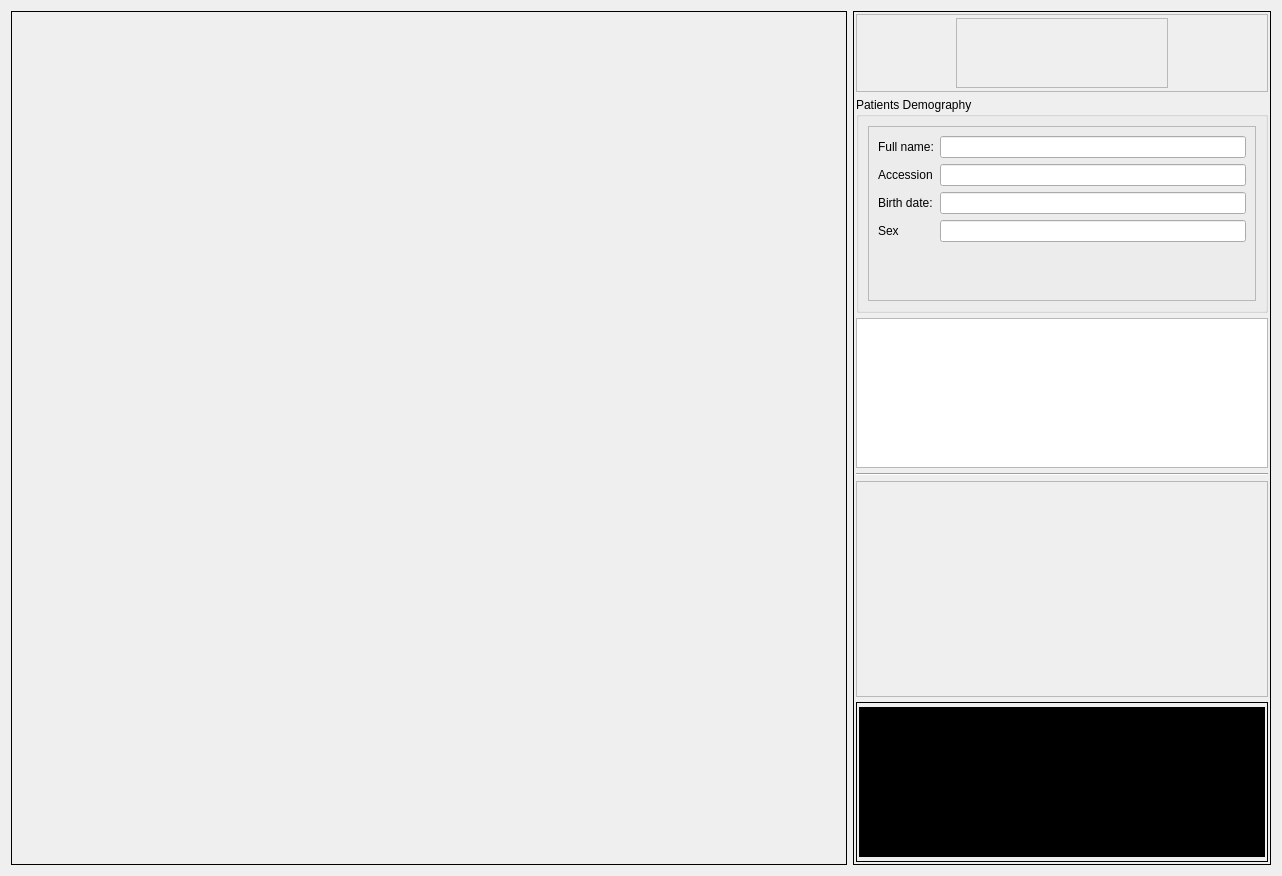
<?xml version="1.0" encoding="UTF-8"?>
<ui version="4.0">
 <class>ExaminationDialog</class>
 <widget class="QDialog" name="ExaminationDialog">
  <property name="geometry">
   <rect>
    <x>0</x>
    <y>0</y>
    <width>1282</width>
    <height>876</height>
   </rect>
  </property>
  <property name="windowTitle">
   <string>Exposure Dialog</string>
  </property>
  <layout class="QHBoxLayout" name="horizontalLayout">
   <item>
    <widget class="QFrame" name="displayFrame">
     <property name="sizePolicy">
      <sizepolicy hsizetype="Preferred" vsizetype="Preferred">
       <horstretch>4</horstretch>
       <verstretch>0</verstretch>
      </sizepolicy>
     </property>
     <property name="frameShape">
      <enum>QFrame::Panel</enum>
     </property>
     <property name="frameShadow">
      <enum>QFrame::Plain</enum>
     </property>
     <layout class="QVBoxLayout" name="verticalLayout"/>
    </widget>
   </item>
   <item>
    <widget class="QFrame" name="sideFrame">
     <property name="sizePolicy">
      <sizepolicy hsizetype="Preferred" vsizetype="Preferred">
       <horstretch>2</horstretch>
       <verstretch>0</verstretch>
      </sizepolicy>
     </property>
     <property name="frameShape">
      <enum>QFrame::Panel</enum>
     </property>
     <property name="frameShadow">
      <enum>QFrame::Plain</enum>
     </property>
     <layout class="QVBoxLayout" name="verticalLayout_2">
      <property name="spacing">
       <number>5</number>
      </property>
      <property name="leftMargin">
       <number>2</number>
      </property>
      <property name="topMargin">
       <number>2</number>
      </property>
      <property name="rightMargin">
       <number>2</number>
      </property>
      <property name="bottomMargin">
       <number>2</number>
      </property>
      <item>
       <widget class="QFrame" name="titleFrame">
        <property name="maximumSize">
         <size>
          <width>16777215</width>
          <height>80</height>
         </size>
        </property>
        <property name="frameShape">
         <enum>QFrame::StyledPanel</enum>
        </property>
        <property name="frameShadow">
         <enum>QFrame::Raised</enum>
        </property>
        <layout class="QHBoxLayout" name="horizontalLayout_2">
         <property name="topMargin">
          <number>3</number>
         </property>
         <property name="bottomMargin">
          <number>3</number>
         </property>
         <item>
          <spacer name="iconhorizontalSpacerLeft">
           <property name="orientation">
            <enum>Qt::Horizontal</enum>
           </property>
           <property name="sizeType">
            <enum>QSizePolicy::Minimum</enum>
           </property>
           <property name="sizeHint" stdset="0">
            <size>
             <width>90</width>
             <height>20</height>
            </size>
           </property>
          </spacer>
         </item>
         <item>
          <widget class="QFrame" name="frame">
           <property name="minimumSize">
            <size>
             <width>0</width>
             <height>70</height>
            </size>
           </property>
           <property name="styleSheet">
            <string notr="true">image: url(:/assets/images/_72_radiation_sign.png);</string>
           </property>
           <property name="frameShape">
            <enum>QFrame::StyledPanel</enum>
           </property>
           <property name="frameShadow">
            <enum>QFrame::Raised</enum>
           </property>
          </widget>
         </item>
         <item>
          <spacer name="iconhorizontalSpacerRight">
           <property name="orientation">
            <enum>Qt::Horizontal</enum>
           </property>
           <property name="sizeType">
            <enum>QSizePolicy::Minimum</enum>
           </property>
           <property name="sizeHint" stdset="0">
            <size>
             <width>90</width>
             <height>20</height>
            </size>
           </property>
          </spacer>
         </item>
        </layout>
       </widget>
      </item>
      <item>
       <widget class="ctkCollapsibleGroupBox" name="patientDemographyBox">
        <property name="sizePolicy">
         <sizepolicy hsizetype="Preferred" vsizetype="MinimumExpanding">
          <horstretch>0</horstretch>
          <verstretch>0</verstretch>
         </sizepolicy>
        </property>
        <property name="title">
         <string>Patients Demography</string>
        </property>
        <layout class="QHBoxLayout" name="horizontalLayout_3">
         <item>
          <widget class="QFrame" name="frame_2">
           <property name="frameShape">
            <enum>QFrame::StyledPanel</enum>
           </property>
           <property name="frameShadow">
            <enum>QFrame::Raised</enum>
           </property>
           <layout class="QFormLayout" name="formLayout">
            <item row="0" column="0">
             <widget class="QLabel" name="nameLbl">
              <property name="text">
               <string>Full name:</string>
              </property>
             </widget>
            </item>
            <item row="0" column="1">
             <widget class="QLineEdit" name="fullNameLineEdit">
              <property name="readOnly">
               <bool>true</bool>
              </property>
             </widget>
            </item>
            <item row="1" column="0">
             <widget class="QLabel" name="addmissionNumberLbl">
              <property name="text">
               <string>Accession</string>
              </property>
             </widget>
            </item>
            <item row="1" column="1">
             <widget class="QLineEdit" name="accessionNumLineEdit">
              <property name="readOnly">
               <bool>true</bool>
              </property>
             </widget>
            </item>
            <item row="2" column="0">
             <widget class="QLabel" name="label_5">
              <property name="text">
               <string>Birth date:</string>
              </property>
             </widget>
            </item>
            <item row="2" column="1">
             <widget class="QLineEdit" name="dobLineEdit">
              <property name="readOnly">
               <bool>true</bool>
              </property>
             </widget>
            </item>
            <item row="3" column="0">
             <widget class="QLabel" name="sexLbl">
              <property name="text">
               <string>Sex</string>
              </property>
             </widget>
            </item>
            <item row="3" column="1">
             <widget class="QLineEdit" name="sexLineEdit">
              <property name="readOnly">
               <bool>true</bool>
              </property>
             </widget>
            </item>
           </layout>
          </widget>
         </item>
        </layout>
       </widget>
      </item>
      <item>
       <widget class="QTableView" name="procedureTableView">
        <property name="maximumSize">
         <size>
          <width>16777215</width>
          <height>150</height>
         </size>
        </property>
       </widget>
      </item>
      <item>
       <widget class="Line" name="line">
        <property name="orientation">
         <enum>Qt::Horizontal</enum>
        </property>
       </widget>
      </item>
      <item>
       <widget class="QScrollArea" name="scrollArea">
        <property name="maximumSize">
         <size>
          <width>16777215</width>
          <height>250</height>
         </size>
        </property>
        <property name="widgetResizable">
         <bool>true</bool>
        </property>
        <widget class="QWidget" name="scrollAreaWidgetContents">
         <property name="geometry">
          <rect>
           <x>0</x>
           <y>0</y>
           <width>414</width>
           <height>219</height>
          </rect>
         </property>
        </widget>
       </widget>
      </item>
      <item>
       <widget class="QFrame" name="statusFrame">
        <property name="maximumSize">
         <size>
          <width>16777215</width>
          <height>160</height>
         </size>
        </property>
        <property name="frameShape">
         <enum>QFrame::Panel</enum>
        </property>
        <property name="frameShadow">
         <enum>QFrame::Plain</enum>
        </property>
        <layout class="QVBoxLayout" name="verticalLayout_3">
         <property name="leftMargin">
          <number>2</number>
         </property>
         <property name="topMargin">
          <number>2</number>
         </property>
         <property name="rightMargin">
          <number>2</number>
         </property>
         <property name="bottomMargin">
          <number>2</number>
         </property>
         <item>
          <widget class="QTextBrowser" name="textBrowser">
           <property name="maximumSize">
            <size>
             <width>16777215</width>
             <height>150</height>
            </size>
           </property>
           <property name="styleSheet">
            <string notr="true">background-color: rgb(0, 0, 0);
color: rgb(0, 255, 0);</string>
           </property>
          </widget>
         </item>
        </layout>
       </widget>
      </item>
     </layout>
    </widget>
   </item>
  </layout>
 </widget>
 <customwidgets>
  <customwidget>
   <class>ctkCollapsibleGroupBox</class>
   <extends>QGroupBox</extends>
   <header>ctkCollapsibleGroupBox.h</header>
   <container>1</container>
  </customwidget>
 </customwidgets>
 <resources/>
 <connections/>
</ui>
